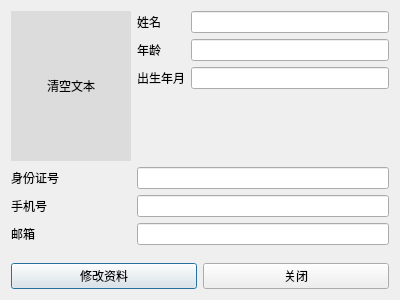
<?xml version="1.0" encoding="UTF-8"?>
<ui version="4.0">
 <class>PatientInfoDialog</class>
 <widget class="QDialog" name="PatientInfoDialog">
  <property name="geometry">
   <rect>
    <x>0</x>
    <y>0</y>
    <width>400</width>
    <height>300</height>
   </rect>
  </property>
  <property name="windowTitle">
   <string>Dialog</string>
  </property>
  <layout class="QVBoxLayout" name="verticalLayout">
   <item>
    <layout class="QFormLayout" name="formLayout">
     <item row="0" column="0">
      <widget class="QLabel" name="photoLabel">
       <property name="minimumSize">
        <size>
         <width>120</width>
         <height>150</height>
        </size>
       </property>
       <property name="styleSheet">
        <string notr="true">background-color: rgb(220, 220, 220)</string>
       </property>
       <property name="text">
        <string>清空文本</string>
       </property>
       <property name="alignment">
        <set>Qt::AlignCenter</set>
       </property>
      </widget>
     </item>
     <item row="0" column="1">
      <layout class="QGridLayout" name="gridLayout">
       <item row="2" column="1">
        <widget class="QLineEdit" name="ageLineEdit">
         <property name="readOnly">
          <bool>true</bool>
         </property>
        </widget>
       </item>
       <item row="0" column="1">
        <widget class="QLineEdit" name="nameLineEdit">
         <property name="readOnly">
          <bool>true</bool>
         </property>
        </widget>
       </item>
       <item row="2" column="0">
        <widget class="QLabel" name="label_2">
         <property name="text">
          <string>年龄</string>
         </property>
        </widget>
       </item>
       <item row="3" column="0">
        <widget class="QLabel" name="label_3">
         <property name="text">
          <string>出生年月</string>
         </property>
        </widget>
       </item>
       <item row="3" column="1">
        <widget class="QLineEdit" name="dobLineEdit">
         <property name="readOnly">
          <bool>true</bool>
         </property>
        </widget>
       </item>
       <item row="0" column="0">
        <widget class="QLabel" name="label">
         <property name="text">
          <string>姓名</string>
         </property>
        </widget>
       </item>
      </layout>
     </item>
     <item row="1" column="0">
      <widget class="QLabel" name="label_4">
       <property name="text">
        <string>身份证号</string>
       </property>
      </widget>
     </item>
     <item row="1" column="1">
      <widget class="QLineEdit" name="idCardLineEdit">
       <property name="readOnly">
        <bool>true</bool>
       </property>
      </widget>
     </item>
     <item row="2" column="0">
      <widget class="QLabel" name="label_5">
       <property name="text">
        <string>手机号</string>
       </property>
      </widget>
     </item>
     <item row="2" column="1">
      <widget class="QLineEdit" name="phoneLineEdit">
       <property name="readOnly">
        <bool>true</bool>
       </property>
      </widget>
     </item>
     <item row="3" column="0">
      <widget class="QLabel" name="label_6">
       <property name="text">
        <string>邮箱</string>
       </property>
      </widget>
     </item>
     <item row="3" column="1">
      <widget class="QLineEdit" name="emailLineEdit">
       <property name="readOnly">
        <bool>true</bool>
       </property>
      </widget>
     </item>
    </layout>
   </item>
   <item>
    <layout class="QHBoxLayout" name="horizontalLayout">
     <item>
      <widget class="QPushButton" name="editSaveButton">
       <property name="text">
        <string>修改资料</string>
       </property>
      </widget>
     </item>
     <item>
      <widget class="QPushButton" name="closeButton">
       <property name="text">
        <string>关闭</string>
       </property>
      </widget>
     </item>
    </layout>
   </item>
  </layout>
 </widget>
 <resources/>
 <connections/>
</ui>
